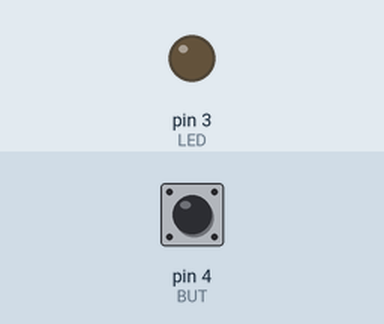
The sketch below on a simulated Arduino Uno, built with avr-gcc and run on an emulated ATmega328P. Shown: output pins drawn as LEDs (lit = HIGH). The test bench sets the inputs (shaded band); at power-on: pin 4 (BUT) HIGH.

Above: at 1.2 s.
1.3 s: pin 4 (BUT) pulled LOW for 1 s
Timing chart, 0 to 4.3 s (numbered marks = the images above; inputs shaded):
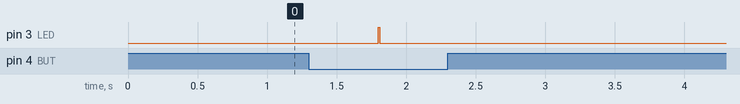

The sketch:

tx_model.ino
```cpp
#include <SoftwareSerial.h>
#define BUT 4
#define LED 3
#define holdTime 500 // ms

//#define s Serial

SoftwareSerial s(10, 11); // RX, TX

bool butFlag = true, turnOn = false, panicMode = false, pressButF = true;
long int ts, tss;

void setup() {
  s.begin(9600);
  s.setTimeout(40);
  pinMode(BUT, INPUT_PULLUP);
  pinMode(LED, OUTPUT);

}

void loop() {
  if (!digitalRead(BUT) && butFlag) {
    startTimer();
    butFlag = false;
    pressButF = true;

  }

  if (digitalRead(BUT) && !butFlag) {
    butFlag = true;

  }

  if (!digitalRead(BUT) && pressButF) {
    if (getPastTime() > holdTime) {
      turnOn = !turnOn;
      digitalWrite(LED, !digitalRead(LED));
      delay(10);
      digitalWrite(LED, !digitalRead(LED));


      sendAction();
      startTimer1();

      panicMode = true;
      pressButF = false;

    }

  }


  if (getPastTime1() > 1000 && panicMode) {
    if (!turnOn) {
      sendAction();
      startTimer1();

    } else {
      turnOn = !turnOn;
    }

  }

  if (s.available()) {
    String command = s.readStringUntil('\n');
    command.trim();
    if (command == "0") {
      panicMode = false;
      digitalWrite(LED, turnOn);

    } else {
      sendAction();

    }

  }

}


void startTimer() {
  ts = millis();
}

int getPastTime() {
  return millis() - ts;
}


void startTimer1() {
  tss = millis();
}

int getPastTime1() {
  return millis() - tss;
}

void sendAction() {

  if (turnOn) {
    s.println("ledOn");
  } else {
    s.println("ledOff");
  }
}
```

Measured:
- after the input at 1.3 s, pin 3 (LED): LOW → HIGH after 0.50 s, → LOW 0.01 s later
